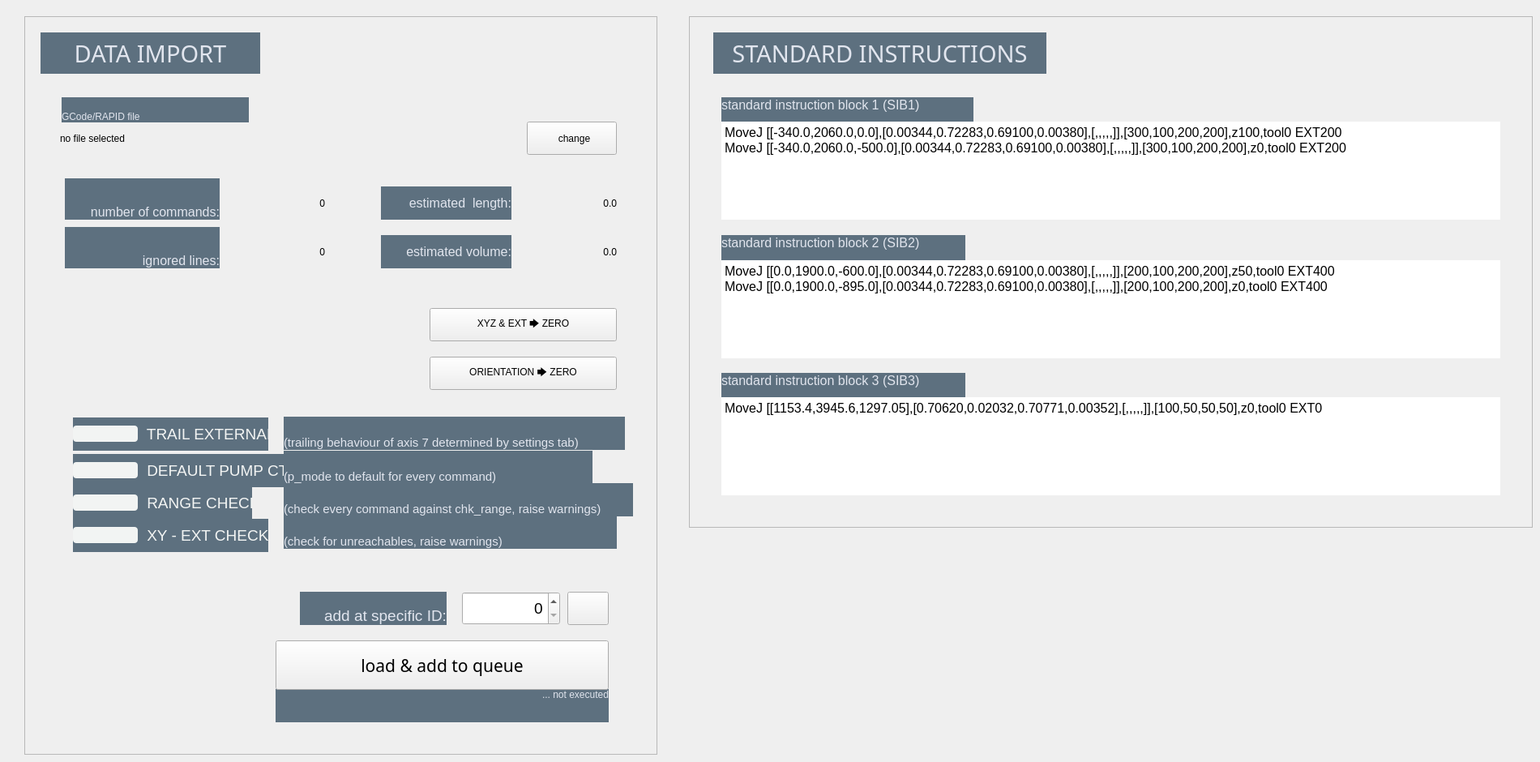
    <widget class="QWidget" name="tab_2">
     <attribute name="title">
      <string>     FILE IMPORT     </string>
     </attribute>
     <widget class="QFrame" name="IO_frame">
      <property name="geometry">
       <rect>
        <x>30</x>
        <y>20</y>
        <width>781</width>
        <height>911</height>
       </rect>
      </property>
      <property name="styleSheet">
       <string notr="true"/>
      </property>
      <property name="frameShape">
       <enum>QFrame::StyledPanel</enum>
      </property>
      <property name="frameShadow">
       <enum>QFrame::Raised</enum>
      </property>
      <widget class="QLabel" name="IO_0_frameLabel">
       <property name="geometry">
        <rect>
         <x>20</x>
         <y>20</y>
         <width>271</width>
         <height>51</height>
        </rect>
       </property>
       <property name="font">
        <font>
         <family>Bahnschrift</family>
         <pointsize>22</pointsize>
        </font>
       </property>
       <property name="styleSheet">
        <string notr="true">border: 0px;
font-size: 22pt;
padding: 0px;
background-color: #5D707F;
color: #E1E5EE;</string>
       </property>
       <property name="text">
        <string>DATA IMPORT</string>
       </property>
       <property name="alignment">
        <set>Qt::AlignCenter</set>
       </property>
      </widget>
      <widget class="QPushButton" name="IO_btt_newFile">
       <property name="geometry">
        <rect>
         <x>620</x>
         <y>130</y>
         <width>111</width>
         <height>41</height>
        </rect>
       </property>
       <property name="styleSheet">
        <string notr="true">padding-left: 6px;</string>
       </property>
       <property name="text">
        <string>change</string>
       </property>
      </widget>
      <widget class="QLabel" name="IO_disp_filename">
       <property name="geometry">
        <rect>
         <x>44</x>
         <y>130</y>
         <width>581</width>
         <height>41</height>
        </rect>
       </property>
       <property name="styleSheet">
        <string notr="true">border-top-right-radius: 0px;
border-bottom-right-radius: 0px;</string>
       </property>
       <property name="text">
        <string>no file selected</string>
       </property>
      </widget>
      <widget class="QLabel" name="IO_disp_commNum">
       <property name="geometry">
        <rect>
         <x>250</x>
         <y>210</y>
         <width>121</width>
         <height>41</height>
        </rect>
       </property>
       <property name="text">
        <string>0</string>
       </property>
       <property name="alignment">
        <set>Qt::AlignRight|Qt::AlignTrailing|Qt::AlignVCenter</set>
       </property>
      </widget>
      <widget class="QLabel" name="IO_disp_estimLen">
       <property name="geometry">
        <rect>
         <x>610</x>
         <y>210</y>
         <width>121</width>
         <height>41</height>
        </rect>
       </property>
       <property name="text">
        <string>0.0</string>
       </property>
       <property name="alignment">
        <set>Qt::AlignRight|Qt::AlignTrailing|Qt::AlignVCenter</set>
       </property>
      </widget>
      <widget class="QLabel" name="IO_disp_estimVol">
       <property name="geometry">
        <rect>
         <x>610</x>
         <y>270</y>
         <width>121</width>
         <height>41</height>
        </rect>
       </property>
       <property name="text">
        <string>0.0</string>
       </property>
       <property name="alignment">
        <set>Qt::AlignRight|Qt::AlignTrailing|Qt::AlignVCenter</set>
       </property>
      </widget>
      <widget class="QLabel" name="IO_lbl_commNum">
       <property name="geometry">
        <rect>
         <x>50</x>
         <y>200</y>
         <width>191</width>
         <height>51</height>
        </rect>
       </property>
       <property name="styleSheet">
        <string notr="true">border: 0px;
font-size: 12pt;
background-color: #5D707F;
color: #E1E5EE;</string>
       </property>
       <property name="text">
        <string>number of commands:</string>
       </property>
       <property name="alignment">
        <set>Qt::AlignBottom|Qt::AlignRight|Qt::AlignTrailing</set>
       </property>
      </widget>
      <widget class="QLabel" name="IO_lbl_estimLen">
       <property name="geometry">
        <rect>
         <x>440</x>
         <y>210</y>
         <width>161</width>
         <height>41</height>
        </rect>
       </property>
       <property name="styleSheet">
        <string notr="true">border: 0px;
font-size: 12pt;
background-color: #5D707F;
color: #E1E5EE;</string>
       </property>
       <property name="text">
        <string>estimated  length:</string>
       </property>
       <property name="alignment">
        <set>Qt::AlignRight|Qt::AlignTrailing|Qt::AlignVCenter</set>
       </property>
      </widget>
      <widget class="QLabel" name="IO_lbl_estimVol">
       <property name="geometry">
        <rect>
         <x>440</x>
         <y>270</y>
         <width>161</width>
         <height>41</height>
        </rect>
       </property>
       <property name="styleSheet">
        <string notr="true">border: 0px;
font-size: 12pt;
background-color: #5D707F;
color: #E1E5EE;</string>
       </property>
       <property name="text">
        <string>estimated volume:</string>
       </property>
       <property name="alignment">
        <set>Qt::AlignRight|Qt::AlignTrailing|Qt::AlignVCenter</set>
       </property>
      </widget>
      <widget class="QPushButton" name="IO_btt_xyzextZero">
       <property name="geometry">
        <rect>
         <x>500</x>
         <y>360</y>
         <width>231</width>
         <height>41</height>
        </rect>
       </property>
       <property name="text">
        <string>XYZ &amp;&amp; EXT 🡆 ZERO</string>
       </property>
      </widget>
      <widget class="QPushButton" name="IO_btt_rZero">
       <property name="geometry">
        <rect>
         <x>500</x>
         <y>420</y>
         <width>231</width>
         <height>41</height>
        </rect>
       </property>
       <property name="text">
        <string>ORIENTATION 🡆 ZERO</string>
       </property>
      </widget>
      <widget class="QSpinBox" name="IO_num_addByID">
       <property name="geometry">
        <rect>
         <x>540</x>
         <y>710</y>
         <width>121</width>
         <height>41</height>
        </rect>
       </property>
       <property name="styleSheet">
        <string notr="true">font-size: 14pt</string>
       </property>
       <property name="alignment">
        <set>Qt::AlignRight|Qt::AlignTrailing|Qt::AlignVCenter</set>
       </property>
       <property name="maximum">
        <number>999999</number>
       </property>
      </widget>
      <widget class="QLabel" name="IO_lbl_addByID">
       <property name="geometry">
        <rect>
         <x>340</x>
         <y>710</y>
         <width>181</width>
         <height>41</height>
        </rect>
       </property>
       <property name="styleSheet">
        <string notr="true">border: 0px;
font-size: 14pt;
background-color: #5D707F;
color: #E1E5EE;</string>
       </property>
       <property name="text">
        <string>add at specific ID:</string>
       </property>
       <property name="alignment">
        <set>Qt::AlignBottom|Qt::AlignRight|Qt::AlignTrailing</set>
       </property>
      </widget>
      <widget class="QPushButton" name="IO_btt_addByID">
       <property name="geometry">
        <rect>
         <x>670</x>
         <y>710</y>
         <width>51</width>
         <height>41</height>
        </rect>
       </property>
       <property name="styleSheet">
        <string notr="true">image: url(:/images/right.png);</string>
       </property>
       <property name="text">
        <string/>
       </property>
      </widget>
      <widget class="QPushButton" name="IO_btt_loadFile">
       <property name="geometry">
        <rect>
         <x>310</x>
         <y>770</y>
         <width>411</width>
         <height>61</height>
        </rect>
       </property>
       <property name="font">
        <font>
         <family>Bahnschrift</family>
         <pointsize>16</pointsize>
        </font>
       </property>
       <property name="styleSheet">
        <string notr="true">font-size: 16pt;</string>
       </property>
       <property name="text">
        <string>load &amp;&amp; add to queue</string>
       </property>
      </widget>
      <widget class="QLabel" name="IO_lbl_loadFile">
       <property name="geometry">
        <rect>
         <x>310</x>
         <y>830</y>
         <width>411</width>
         <height>41</height>
        </rect>
       </property>
       <property name="styleSheet">
        <string notr="true">border: 0px;
background-color: #5D707F;
color: #E1E5EE;
padding-right: 0px;</string>
       </property>
       <property name="text">
        <string>... not executed</string>
       </property>
       <property name="alignment">
        <set>Qt::AlignRight|Qt::AlignTop|Qt::AlignTrailing</set>
       </property>
      </widget>
      <widget class="QLabel" name="IO_lbl_newFile">
       <property name="geometry">
        <rect>
         <x>46</x>
         <y>100</y>
         <width>231</width>
         <height>31</height>
        </rect>
       </property>
       <property name="styleSheet">
        <string notr="true">border: 0px;
background-color: #5D707F;
color: #E1E5EE;</string>
       </property>
       <property name="text">
        <string>GCode/RAPID file</string>
       </property>
       <property name="alignment">
        <set>Qt::AlignBottom|Qt::AlignLeading|Qt::AlignLeft</set>
       </property>
      </widget>
      <widget class="QCheckBox" name="IO_chk_autoPCtrl">
       <property name="geometry">
        <rect>
         <x>60</x>
         <y>540</y>
         <width>291</width>
         <height>41</height>
        </rect>
       </property>
       <property name="styleSheet">
        <string notr="true">QCheckBox::indicator {
    width: 80px;
    height: 20px;
    background-color: #f2f4f3;
    border-radius: 4px;
}

QCheckBox::indicator:checked {
    background-color: #ffba00;
    image: url(:/images/right.png);
}

QWidget {
	background-color: #5d707f;
	font-size: 14pt;
	color: #f2f4f3;
}
</string>
       </property>
       <property name="text">
        <string> DEFAULT PUMP CTRL</string>
       </property>
      </widget>
      <widget class="QCheckBox" name="IO_chk_extTrailing">
       <property name="geometry">
        <rect>
         <x>60</x>
         <y>495</y>
         <width>241</width>
         <height>41</height>
        </rect>
       </property>
       <property name="styleSheet">
        <string notr="true">QCheckBox::indicator {
    width: 80px;
    height: 20px;
    background-color: #f2f4f3;
    border-radius: 4px;
}

QCheckBox::indicator:checked {
    background-color: #ffba00;
    image: url(:/images/right.png);
}

QWidget {
	background-color: #5d707f;
	font-size: 14pt;
	color: #f2f4f3;
}
</string>
       </property>
       <property name="text">
        <string> TRAIL EXTERNAL</string>
       </property>
      </widget>
      <widget class="QLabel" name="IO_lbl_ignoredLines">
       <property name="geometry">
        <rect>
         <x>50</x>
         <y>260</y>
         <width>191</width>
         <height>51</height>
        </rect>
       </property>
       <property name="styleSheet">
        <string notr="true">border: 0px;
font-size: 12pt;
background-color: #5D707F;
color: #E1E5EE;</string>
       </property>
       <property name="text">
        <string>ignored lines:</string>
       </property>
       <property name="alignment">
        <set>Qt::AlignBottom|Qt::AlignRight|Qt::AlignTrailing</set>
       </property>
      </widget>
      <widget class="QLabel" name="IO_disp_ignoredLines">
       <property name="geometry">
        <rect>
         <x>250</x>
         <y>270</y>
         <width>121</width>
         <height>41</height>
        </rect>
       </property>
       <property name="text">
        <string>0</string>
       </property>
       <property name="alignment">
        <set>Qt::AlignRight|Qt::AlignTrailing|Qt::AlignVCenter</set>
       </property>
      </widget>
      <widget class="QCheckBox" name="IO_chk_rangeChk">
       <property name="geometry">
        <rect>
         <x>60</x>
         <y>580</y>
         <width>221</width>
         <height>41</height>
        </rect>
       </property>
       <property name="styleSheet">
        <string notr="true">QCheckBox::indicator {
    width: 80px;
    height: 20px;
    background-color: #f2f4f3;
    border-radius: 4px;
}

QCheckBox::indicator:checked {
    background-color: #ffba00;
    image: url(:/images/right.png);
}

QWidget {
	background-color: #5d707f;
	font-size: 14pt;
	color: #f2f4f3;
}
</string>
       </property>
       <property name="text">
        <string> RANGE CHECK</string>
       </property>
       <property name="checked">
        <bool>true</bool>
       </property>
      </widget>
      <widget class="QLabel" name="IO_lbl_extTrailing">
       <property name="geometry">
        <rect>
         <x>320</x>
         <y>494</y>
         <width>421</width>
         <height>41</height>
        </rect>
       </property>
       <property name="styleSheet">
        <string notr="true">border: 0px;
font-size: 11pt;
background-color: #5D707F;
color: #E1E5EE;</string>
       </property>
       <property name="text">
        <string>(trailing behaviour of axis 7 determined by settings tab)</string>
       </property>
       <property name="alignment">
        <set>Qt::AlignBottom|Qt::AlignLeading|Qt::AlignLeft</set>
       </property>
      </widget>
      <widget class="QLabel" name="IO_lbl_autoPCtrl">
       <property name="geometry">
        <rect>
         <x>320</x>
         <y>536</y>
         <width>381</width>
         <height>41</height>
        </rect>
       </property>
       <property name="styleSheet">
        <string notr="true">border: 0px;
font-size: 11pt;
background-color: #5D707F;
color: #E1E5EE;</string>
       </property>
       <property name="text">
        <string>(p_mode to default for every command)</string>
       </property>
       <property name="alignment">
        <set>Qt::AlignBottom|Qt::AlignLeading|Qt::AlignLeft</set>
       </property>
      </widget>
      <widget class="QLabel" name="IO_lbl_rangeChk">
       <property name="geometry">
        <rect>
         <x>320</x>
         <y>576</y>
         <width>431</width>
         <height>41</height>
        </rect>
       </property>
       <property name="styleSheet">
        <string notr="true">border: 0px;
font-size: 11pt;
background-color: #5D707F;
color: #E1E5EE;</string>
       </property>
       <property name="text">
        <string>(check every command against chk_range, raise warnings)</string>
       </property>
       <property name="alignment">
        <set>Qt::AlignBottom|Qt::AlignLeading|Qt::AlignLeft</set>
       </property>
      </widget>
      <widget class="QCheckBox" name="IO_chk_xyextChk">
       <property name="geometry">
        <rect>
         <x>60</x>
         <y>620</y>
         <width>241</width>
         <height>41</height>
        </rect>
       </property>
       <property name="styleSheet">
        <string notr="true">QCheckBox::indicator {
    width: 80px;
    height: 20px;
    background-color: #f2f4f3;
    border-radius: 4px;
}

QCheckBox::indicator:checked {
    background-color: #ffba00;
    image: url(:/images/right.png);
}

QWidget {
	background-color: #5d707f;
	font-size: 14pt;
	color: #f2f4f3;
}
</string>
       </property>
       <property name="text">
        <string> XY - EXT CHECK</string>
       </property>
       <property name="checked">
        <bool>true</bool>
       </property>
      </widget>
      <widget class="QLabel" name="IO_lbl_xyextChk">
       <property name="geometry">
        <rect>
         <x>320</x>
         <y>616</y>
         <width>411</width>
         <height>41</height>
        </rect>
       </property>
       <property name="styleSheet">
        <string notr="true">border: 0px;
font-size: 11pt;
background-color: #5D707F;
color: #E1E5EE;</string>
       </property>
       <property name="text">
        <string>(check for unreachables, raise warnings)</string>
       </property>
       <property name="alignment">
        <set>Qt::AlignBottom|Qt::AlignLeading|Qt::AlignLeft</set>
       </property>
      </widget>
      <zorder>IO_lbl_newFile</zorder>
      <zorder>IO_lbl_loadFile</zorder>
      <zorder>IO_0_frameLabel</zorder>
      <zorder>IO_btt_newFile</zorder>
      <zorder>IO_disp_filename</zorder>
      <zorder>IO_disp_commNum</zorder>
      <zorder>IO_disp_estimLen</zorder>
      <zorder>IO_disp_estimVol</zorder>
      <zorder>IO_lbl_commNum</zorder>
      <zorder>IO_lbl_estimLen</zorder>
      <zorder>IO_lbl_estimVol</zorder>
      <zorder>IO_btt_xyzextZero</zorder>
      <zorder>IO_btt_rZero</zorder>
      <zorder>IO_num_addByID</zorder>
      <zorder>IO_lbl_addByID</zorder>
      <zorder>IO_btt_addByID</zorder>
      <zorder>IO_btt_loadFile</zorder>
      <zorder>IO_chk_autoPCtrl</zorder>
      <zorder>IO_chk_extTrailing</zorder>
      <zorder>IO_lbl_ignoredLines</zorder>
      <zorder>IO_disp_ignoredLines</zorder>
      <zorder>IO_chk_rangeChk</zorder>
      <zorder>IO_lbl_extTrailing</zorder>
      <zorder>IO_lbl_autoPCtrl</zorder>
      <zorder>IO_lbl_rangeChk</zorder>
      <zorder>IO_chk_xyextChk</zorder>
      <zorder>IO_lbl_xyextChk</zorder>
     </widget>
     <widget class="QFrame" name="SIB_frame">
      <property name="geometry">
       <rect>
        <x>850</x>
        <y>20</y>
        <width>1041</width>
        <height>631</height>
       </rect>
      </property>
      <property name="styleSheet">
       <string notr="true"/>
      </property>
      <property name="frameShape">
       <enum>QFrame::StyledPanel</enum>
      </property>
      <property name="frameShadow">
       <enum>QFrame::Raised</enum>
      </property>
      <widget class="QLabel" name="SIB_0_frameLabel">
       <property name="geometry">
        <rect>
         <x>30</x>
         <y>20</y>
         <width>411</width>
         <height>51</height>
        </rect>
       </property>
       <property name="font">
        <font>
         <family>Bahnschrift</family>
         <pointsize>22</pointsize>
        </font>
       </property>
       <property name="styleSheet">
        <string notr="true">border: 0px;
font-size: 22pt;
padding: 0px;
background-color: #5D707F;
color: #E1E5EE;</string>
       </property>
       <property name="text">
        <string>STANDARD INSTRUCTIONS</string>
       </property>
       <property name="alignment">
        <set>Qt::AlignCenter</set>
       </property>
      </widget>
      <widget class="QLabel" name="SIB_lbl_sib1">
       <property name="geometry">
        <rect>
         <x>40</x>
         <y>100</y>
         <width>311</width>
         <height>31</height>
        </rect>
       </property>
       <property name="styleSheet">
        <string notr="true">border: 0px;
font-size: 12pt;
background-color: #5d707f;
color: #E1E5EE;</string>
       </property>
       <property name="text">
        <string>standard instruction block 1 (SIB1)</string>
       </property>
       <property name="alignment">
        <set>Qt::AlignLeading|Qt::AlignLeft|Qt::AlignTop</set>
       </property>
       <property name="buddy">
        <cstring>SIB_entry_sib1</cstring>
       </property>
      </widget>
      <widget class="QTextEdit" name="SIB_entry_sib2">
       <property name="geometry">
        <rect>
         <x>40</x>
         <y>301</y>
         <width>961</width>
         <height>121</height>
        </rect>
       </property>
       <property name="styleSheet">
        <string notr="true">border: 0 px;</string>
       </property>
       <property name="html">
        <string>&lt;!DOCTYPE HTML PUBLIC &quot;-//W3C//DTD HTML 4.0//EN&quot; &quot;http://www.w3.org/TR/REC-html40/strict.dtd&quot;&gt;
&lt;html&gt;&lt;head&gt;&lt;meta name=&quot;qrichtext&quot; content=&quot;1&quot; /&gt;&lt;style type=&quot;text/css&quot;&gt;
p, li { white-space: pre-wrap; }
&lt;/style&gt;&lt;/head&gt;&lt;body style=&quot; font-family:'Bahnschrift'; font-size:12pt; font-weight:400; font-style:normal;&quot;&gt;
&lt;p style=&quot; margin-top:0px; margin-bottom:0px; margin-left:0px; margin-right:0px; -qt-block-indent:0; text-indent:0px;&quot;&gt;MoveJ [[0.0,1900.0,-600.0],[0.00344,0.72283,0.69100,0.00380],[,,,,,]],[200,100,200,200],z50,tool0 EXT400&lt;/p&gt;
&lt;p style=&quot; margin-top:0px; margin-bottom:0px; margin-left:0px; margin-right:0px; -qt-block-indent:0; text-indent:0px;&quot;&gt;MoveJ [[0.0,1900.0,-895.0],[0.00344,0.72283,0.69100,0.00380],[,,,,,]],[200,100,200,200],z0,tool0 EXT400&lt;/p&gt;&lt;/body&gt;&lt;/html&gt;</string>
       </property>
       <property name="acceptRichText">
        <bool>false</bool>
       </property>
      </widget>
      <widget class="QLabel" name="SIB_lbl_sib2">
       <property name="geometry">
        <rect>
         <x>40</x>
         <y>270</y>
         <width>301</width>
         <height>31</height>
        </rect>
       </property>
       <property name="styleSheet">
        <string notr="true">border: 0px;
font-size: 12pt;
background-color: #5d707f;
color: #E1E5EE;</string>
       </property>
       <property name="text">
        <string>standard instruction block 2 (SIB2)</string>
       </property>
       <property name="alignment">
        <set>Qt::AlignLeading|Qt::AlignLeft|Qt::AlignTop</set>
       </property>
       <property name="buddy">
        <cstring>SIB_entry_sib2</cstring>
       </property>
      </widget>
      <widget class="QTextEdit" name="SIB_entry_sib1">
       <property name="geometry">
        <rect>
         <x>40</x>
         <y>130</y>
         <width>961</width>
         <height>121</height>
        </rect>
       </property>
       <property name="styleSheet">
        <string notr="true">border: 0 px;</string>
       </property>
       <property name="html">
        <string>&lt;!DOCTYPE HTML PUBLIC &quot;-//W3C//DTD HTML 4.0//EN&quot; &quot;http://www.w3.org/TR/REC-html40/strict.dtd&quot;&gt;
&lt;html&gt;&lt;head&gt;&lt;meta name=&quot;qrichtext&quot; content=&quot;1&quot; /&gt;&lt;style type=&quot;text/css&quot;&gt;
p, li { white-space: pre-wrap; }
&lt;/style&gt;&lt;/head&gt;&lt;body style=&quot; font-family:'Bahnschrift'; font-size:12pt; font-weight:400; font-style:normal;&quot;&gt;
&lt;p style=&quot; margin-top:0px; margin-bottom:0px; margin-left:0px; margin-right:0px; -qt-block-indent:0; text-indent:0px;&quot;&gt;MoveJ [[-340.0,2060.0,0.0],[0.00344,0.72283,0.69100,0.00380],[,,,,,]],[300,100,200,200],z100,tool0 EXT200&lt;/p&gt;
&lt;p style=&quot; margin-top:0px; margin-bottom:0px; margin-left:0px; margin-right:0px; -qt-block-indent:0; text-indent:0px;&quot;&gt;MoveJ [[-340.0,2060.0,-500.0],[0.00344,0.72283,0.69100,0.00380],[,,,,,]],[300,100,200,200],z0,tool0 EXT200&lt;/p&gt;&lt;/body&gt;&lt;/html&gt;</string>
       </property>
       <property name="acceptRichText">
        <bool>false</bool>
       </property>
      </widget>
      <widget class="QTextEdit" name="SIB_entry_sib3">
       <property name="geometry">
        <rect>
         <x>40</x>
         <y>470</y>
         <width>961</width>
         <height>121</height>
        </rect>
       </property>
       <property name="styleSheet">
        <string notr="true">border: 0 px;</string>
       </property>
       <property name="html">
        <string>&lt;!DOCTYPE HTML PUBLIC &quot;-//W3C//DTD HTML 4.0//EN&quot; &quot;http://www.w3.org/TR/REC-html40/strict.dtd&quot;&gt;
&lt;html&gt;&lt;head&gt;&lt;meta name=&quot;qrichtext&quot; content=&quot;1&quot; /&gt;&lt;style type=&quot;text/css&quot;&gt;
p, li { white-space: pre-wrap; }
&lt;/style&gt;&lt;/head&gt;&lt;body style=&quot; font-family:'Bahnschrift'; font-size:12pt; font-weight:400; font-style:normal;&quot;&gt;
&lt;p style=&quot; margin-top:0px; margin-bottom:0px; margin-left:0px; margin-right:0px; -qt-block-indent:0; text-indent:0px;&quot;&gt;MoveJ [[1153.4,3945.6,1297.05],[0.70620,0.02032,0.70771,0.00352],[,,,,,]],[100,50,50,50],z0,tool0 EXT0&lt;/p&gt;&lt;/body&gt;&lt;/html&gt;</string>
       </property>
       <property name="acceptRichText">
        <bool>false</bool>
       </property>
      </widget>
      <widget class="QLabel" name="SIB_lbl_sib3">
       <property name="geometry">
        <rect>
         <x>40</x>
         <y>440</y>
         <width>301</width>
         <height>31</height>
        </rect>
       </property>
       <property name="styleSheet">
        <string notr="true">border: 0px;
font-size: 12pt;
background-color: #5d707f;
color: #E1E5EE;</string>
       </property>
       <property name="text">
        <string>standard instruction block 3 (SIB3)</string>
       </property>
       <property name="alignment">
        <set>Qt::AlignLeading|Qt::AlignLeft|Qt::AlignTop</set>
       </property>
       <property name="buddy">
        <cstring>SIB_entry_sib2</cstring>
       </property>
      </widget>
      <zorder>SIB_lbl_sib3</zorder>
      <zorder>SIB_lbl_sib2</zorder>
      <zorder>SIB_lbl_sib1</zorder>
      <zorder>SIB_0_frameLabel</zorder>
      <zorder>SIB_entry_sib2</zorder>
      <zorder>SIB_entry_sib1</zorder>
      <zorder>SIB_entry_sib3</zorder>
     </widget>
    </widget>
